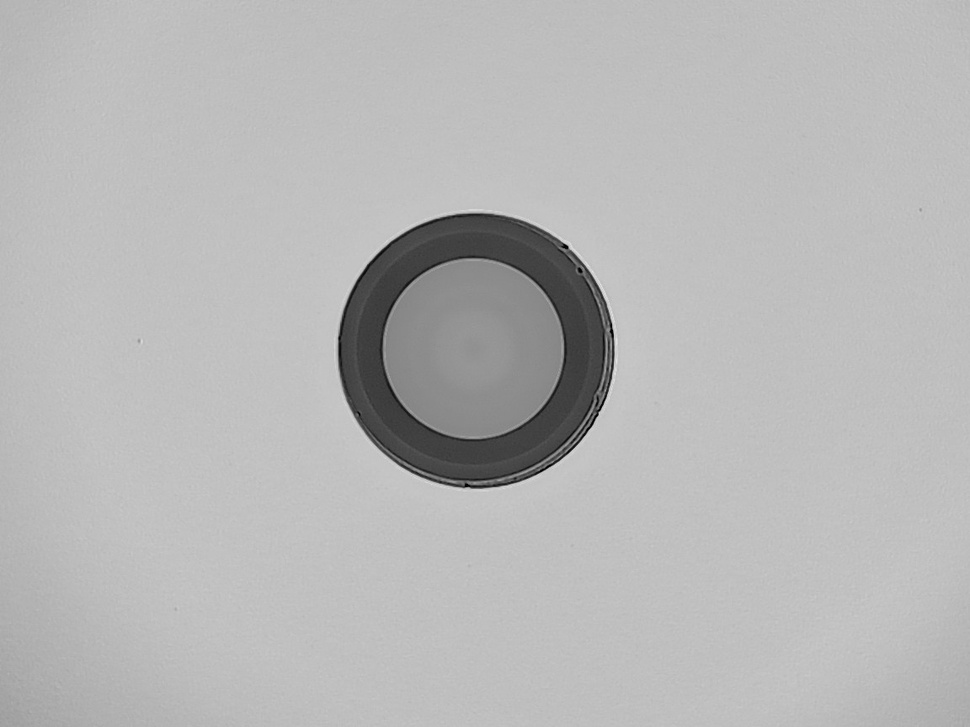
#> input picture current-process/old_version/image_batch/ima18.jpg, 970 x 727 px, shrunk from 1152 x 864 before the run
$ python do2mr_defect_detection.py ../../../current-process/old_version/image_batch/ima18.jpg   (older library calls are emulated)
#> lines starting #> are read from the running program, lines starting #| are printed output that depends on the picture; after the words box and inside, x2 and y2 are one past the last pixel; in counts of white or black regions, pixels touching at a corner belong together
#> in load_and_preprocess_image, image is the input picture: shape (727, 970); min 0, max 229, mean 182.7
#!/usr/bin/env python3
"""
DO2MR (Difference of Min-Max Ranking) Defect Detection
====================================================
Standalone implementation of the DO2MR algorithm for region-based defect detection
in fiber optic end-face images. This algorithm is particularly effective at detecting
local contrast variations that indicate surface defects.

Reference: Based on research in fiber optic inspection using morphological operations.
"""

import cv2
import numpy as np
import logging
from typing import Optional, Union
from pathlib import Path
import argparse


def do2mr_defect_detection(
    image: np.ndarray,
    kernel_size: int = 5,
    gamma: float = 1.5,
    min_defect_area_px: int = 5,
    apply_morphology: bool = True
) -> np.ndarray:
    """
    Apply Difference of Min-Max Ranking (DO2MR) algorithm for defect detection.

    This algorithm applies morphological erosion and dilation to find local
    minimum and maximum values, then computes the difference to highlight
    regions with high local contrast variations (defects).

    Args:
        image: Input grayscale image (uint8)
        kernel_size: Size of morphological kernel (must be odd)
        gamma: Threshold multiplier for statistical thresholding
        min_defect_area_px: Minimum area in pixels for valid defects
        apply_morphology: Whether to apply post-processing morphological operations

    Returns:
        Binary mask (0/255) where 255 indicates detected defects
    """
#> called with kernel_size = 5, gamma = 1.5, min_defect_area_px = 5, apply_morphology = True
    if image is None or image.size == 0:
        raise ValueError("Input image is empty or None")

    if len(image.shape) != 2:
        raise ValueError("Input must be a grayscale image")

    if kernel_size < 3 or kernel_size % 2 == 0:
        raise ValueError("Kernel size must be odd and >= 3")

    # Ensure image is grayscale uint8
    if image.dtype != np.uint8:
        # Normalize to 0-255 range and convert to uint8
        normalized = np.zeros_like(image, dtype=np.uint8)
        cv2.normalize(image, normalized, 0, 255, cv2.NORM_MINMAX)
        image = normalized

    logging.debug(f"Applying DO2MR with kernel_size={kernel_size}, gamma={gamma}")

    # Create rectangular structuring element for morphological operations
    kernel = cv2.getStructuringElement(cv2.MORPH_RECT, (kernel_size, kernel_size))

    # Apply erosion to find minimum values in local neighborhoods
    min_filtered = cv2.erode(image, kernel)

    # Apply dilation to find maximum values in local neighborhoods
    max_filtered = cv2.dilate(image, kernel)
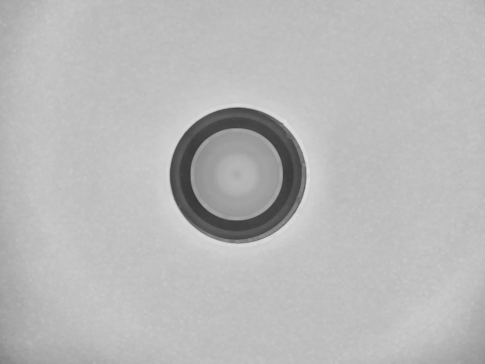
#> max_filtered: shape (727, 970) (shown at 1/2 size); min 56, max 220, mean 184.6

    # Calculate residual image showing local contrast variations
    residual = cv2.subtract(max_filtered, min_filtered)
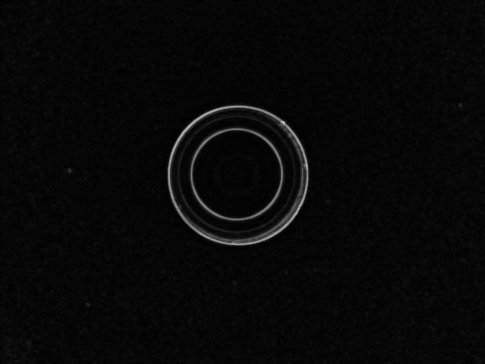
#> residual: shape (727, 970) (shown at 1/2 size); min 0, max 203, mean 8.1

    # Statistical thresholding
    # Extract only non-zero values from residual for statistics calculation
    zone_vals = residual[residual > 0]

    # Check if any values exist in the zone to avoid division by zero
    if zone_vals.size == 0:
        logging.warning("No contrast variations found in image")
        return np.zeros_like(image, dtype=np.uint8)

    # Calculate statistics for adaptive thresholding
    mean_res = np.mean(zone_vals.astype(np.float32))
#> mean_res = 8.07
    std_res = np.std(zone_vals.astype(np.float32))
#> std_res = 13.19

    # Initialize binary mask for defect regions
    mask = np.zeros_like(image, dtype=np.uint8)

    # Apply statistical threshold: pixels with values > mean + gamma*std are defects
    threshold_val = mean_res + (gamma * std_res)
#> threshold_val = 27.86
    mask[residual.astype(np.float32) > threshold_val] = 255

    if apply_morphology:
        # Apply median blur to remove salt-and-pepper noise from binary mask
        mask = cv2.medianBlur(mask, 3)

        # Apply morphological opening to remove small isolated noise regions
        mask = cv2.morphologyEx(mask, cv2.MORPH_OPEN, np.ones((3, 3), np.uint8))

        # Remove small components below minimum area threshold
        if min_defect_area_px > 0:
            # Find connected components
            num_labels, labels_img, stats, _ = cv2.connectedComponentsWithStats(
                mask, connectivity=8, ltype=cv2.CV_32S
            )

            # Filter out small components
            for i in range(1, num_labels):
                area = stats[i, cv2.CC_STAT_AREA]
                if area < min_defect_area_px:
                    mask[labels_img == i] = 0

    logging.debug(f"DO2MR detected {np.sum(mask > 0)} defect pixels")
    return mask


# [53 lines left out: function multiscale_do2mr_detection, not called in this run]


def load_and_preprocess_image(image_path: str) -> np.ndarray:
    """Load and preprocess image for DO2MR detection."""
    image_path_obj = Path(image_path)

    if not image_path_obj.exists():
        raise FileNotFoundError(f"Image file not found: {image_path}")

    # Load image
    image = cv2.imread(str(image_path_obj), cv2.IMREAD_GRAYSCALE)
    if image is None:
        raise ValueError(f"Failed to load image: {image_path}")

    # Apply CLAHE for contrast enhancement
    clahe = cv2.createCLAHE(clipLimit=2.0, tileGridSize=(8, 8))
    enhanced = clahe.apply(image)

    # Apply Gaussian blur for noise reduction
    denoised = cv2.GaussianBlur(enhanced, (5, 5), 0)

    return denoised


def visualize_results(original: np.ndarray, mask: np.ndarray, save_path: Optional[str] = None):
    """Visualize DO2MR detection results."""
    # Create result visualization
    result = cv2.cvtColor(original, cv2.COLOR_GRAY2BGR)

    # Overlay defects in red
    result[mask > 0] = [0, 0, 255]  # Red for defects

    # Create side-by-side comparison
    comparison = np.hstack([
        cv2.cvtColor(original, cv2.COLOR_GRAY2BGR),
        cv2.cvtColor(mask, cv2.COLOR_GRAY2BGR),
        result
    ])

    if save_path:
        cv2.imwrite(save_path, comparison)
        print(f"Results saved to: {save_path}")

    return comparison


def main():
    """Main function for standalone execution."""
    parser = argparse.ArgumentParser(description="DO2MR Defect Detection")
    parser.add_argument("input_image", help="Path to input image")
    parser.add_argument("--kernel-size", type=int, default=5,
                       help="Morphological kernel size (default: 5)")
    parser.add_argument("--gamma", type=float, default=1.5,
                       help="Threshold multiplier (default: 1.5)")
    parser.add_argument("--multiscale", action="store_true",
                       help="Use multiscale detection")
    parser.add_argument("--output", "-o", help="Output path for results")
    parser.add_argument("--verbose", "-v", action="store_true",
                       help="Enable verbose logging")

    args = parser.parse_args()

    # Setup logging
    level = logging.DEBUG if args.verbose else logging.INFO
    logging.basicConfig(level=level, format='%(levelname)s: %(message)s')

    try:
        # Load and preprocess image
        logging.info(f"Loading image: {args.input_image}")
        image = load_and_preprocess_image(args.input_image)
        logging.info(f"Image loaded successfully: {image.shape}")

        # Apply DO2MR detection
        if args.multiscale:
            logging.info("Applying multiscale DO2MR detection")
            mask = multiscale_do2mr_detection(image, gamma=args.gamma)
        else:
            logging.info("Applying single-scale DO2MR detection")
            mask = do2mr_defect_detection(
                image,
                kernel_size=args.kernel_size,
                gamma=args.gamma
            )
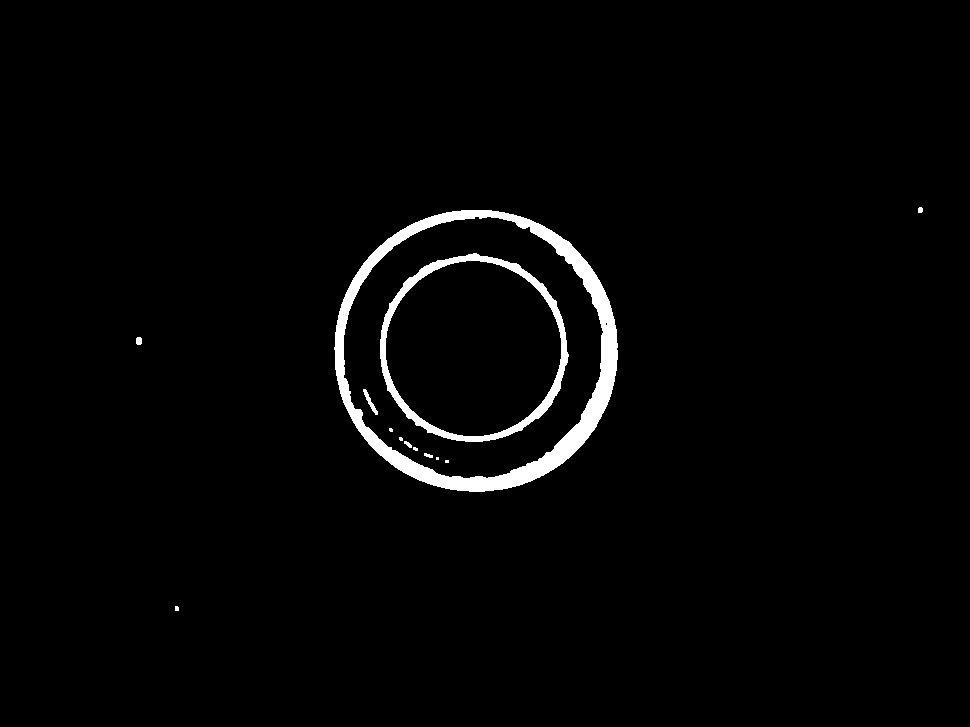
#> mask: shape (727, 970); 2.2% white; 13 white regions (6 under 20 px), largest, box (x1, y1, x2, y2) and area: (334, 210, 618, 492) 10945, (380, 253, 569, 442) 3998, (363, 389, 378, 415) 109

        # Count defects
        defect_pixels = np.sum(mask > 0)
#> defect_pixels = 15267
        total_pixels = mask.size
        defect_percentage = (defect_pixels / total_pixels) * 100
#> defect_percentage = 2.16

        logging.info(f"Detection complete:")
        logging.info(f"  Defect pixels: {defect_pixels}")
        logging.info(f"  Total pixels: {total_pixels}")
        logging.info(f"  Defect coverage: {defect_percentage:.2f}%")

        # Visualize and save results
        if args.output:
            comparison = visualize_results(image, mask, args.output)
            logging.info(f"Results saved to: {args.output}")
        else:
            # Display results using OpenCV
            comparison = visualize_results(image, mask)
#> in visualize_results, `result[mask > 0] = [0, 0, 255]`:
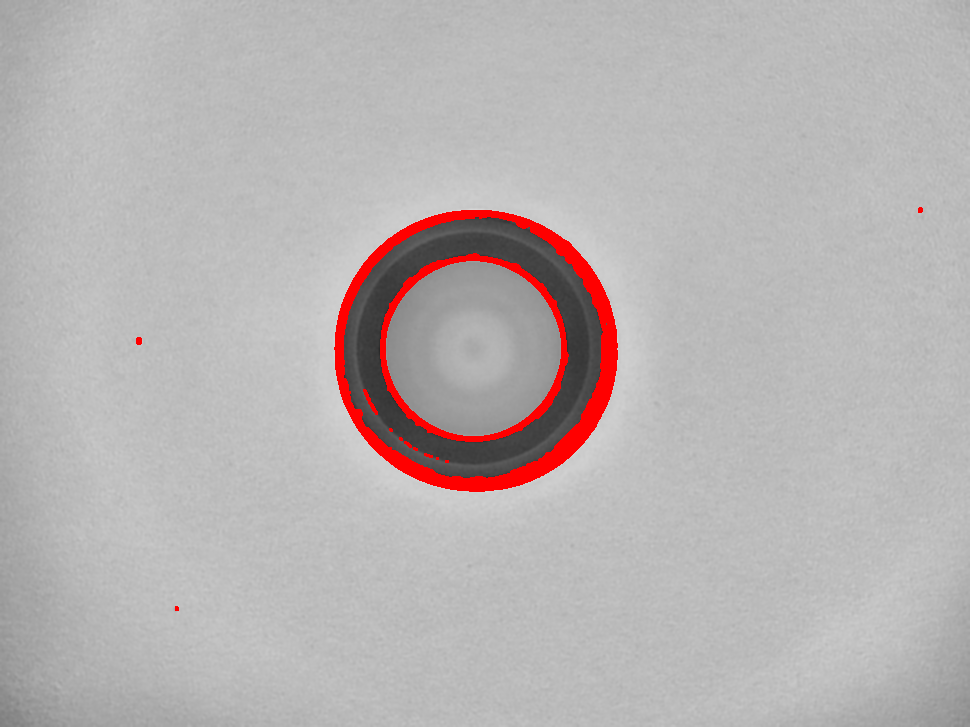
#> result: shape (727, 970, 3); mean B, G, R 178.3, 178.3, 183.8
#> in visualize_results, `comparison = np.hstack([ cv2.cvtColor(original, cv2.COLOR_GRAY2BGR), c..`:
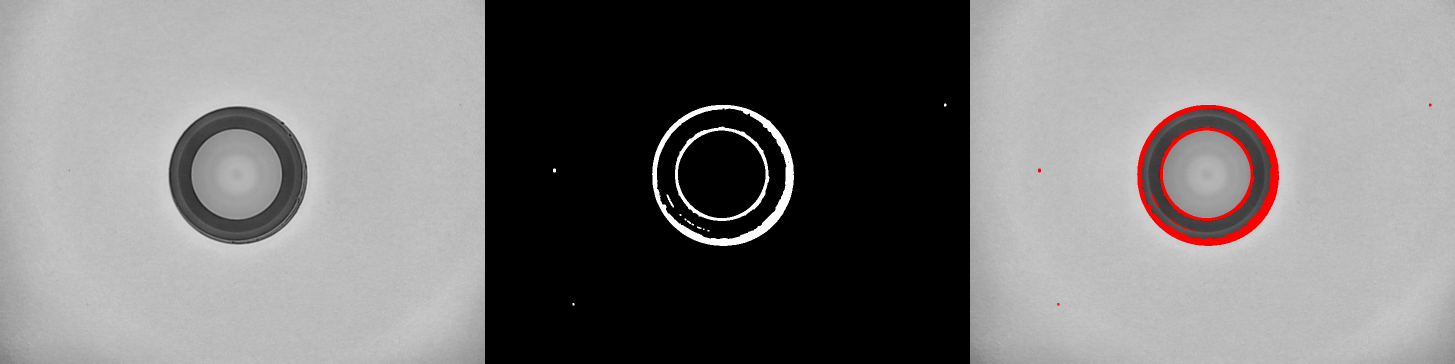
#> comparison: shape (727, 2910, 3) (shown at 1/2 size); mean B, G, R 121.5, 121.5, 123.3
            cv2.imshow("DO2MR Results (Original | Mask | Overlay)", comparison)
            cv2.waitKey(0)
            cv2.destroyAllWindows()

    except Exception as e:
        logging.error(f"Error: {e}")
        return 1

    return 0


if __name__ == "__main__":
    exit(main())
#> (the program exits here)

$ run again, on current-process/old_version/image_batch/img35.jpg
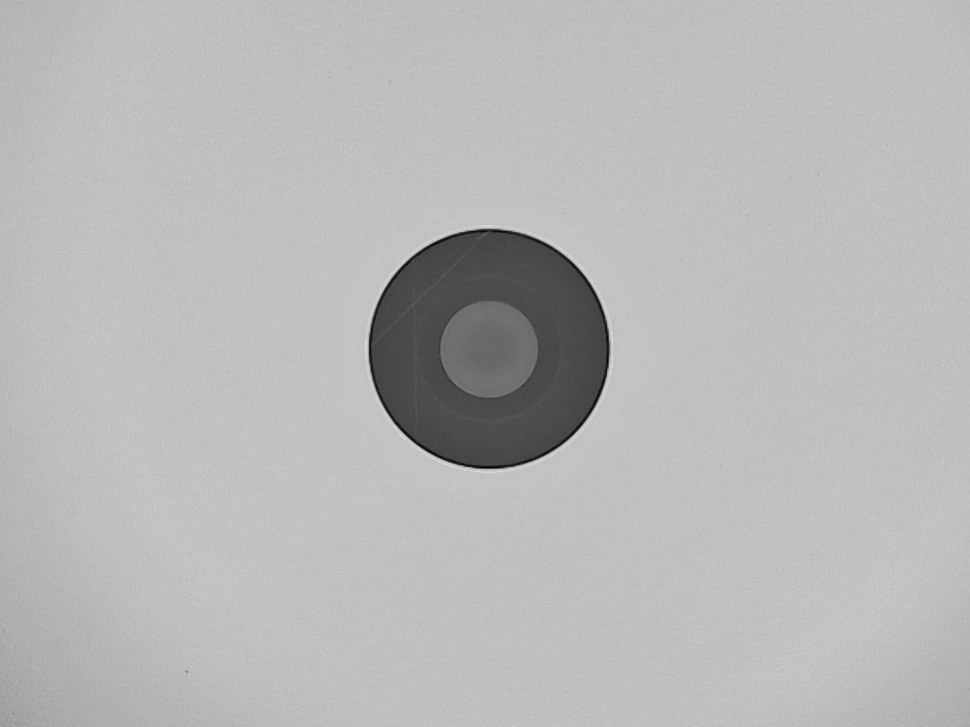
#> input picture current-process/old_version/image_batch/img35.jpg, 970 x 727 px, shrunk from 1152 x 864 before the run
#> in load_and_preprocess_image, image is the input picture: shape (727, 970); min 2, max 223, mean 183.8
#> mean_res = 8.26
#> std_res = 11.39
#> threshold_val = 25.34
#> in main, `mask = do2mr_defect_detection( image, kernel_size=args.kernel_size, ga..`:
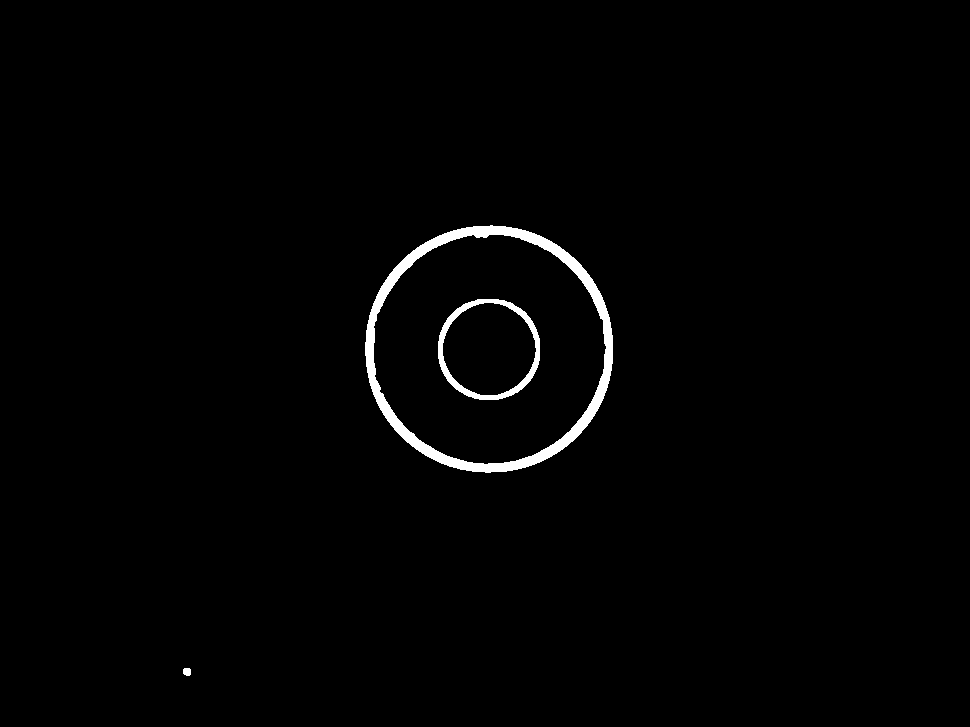
#> mask: shape (727, 970); 1.3% white; 3 white regions, box (x1, y1, x2, y2) and area: (365, 225, 613, 473) 7156, (438, 299, 540, 400) 1733, (183, 668, 191, 676) 57
#> defect_pixels = 8946
#> defect_percentage = 1.27
#> in visualize_results, `comparison = np.hstack([ cv2.cvtColor(original, cv2.COLOR_GRAY2BGR), c..`:
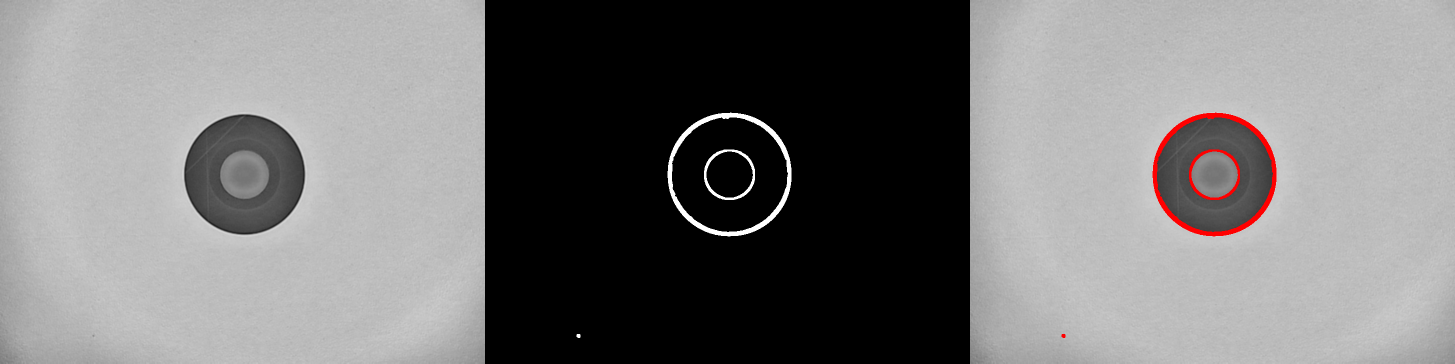
#> comparison: shape (727, 2910, 3) (shown at 1/2 size); mean B, G, R 120.9, 120.9, 122
